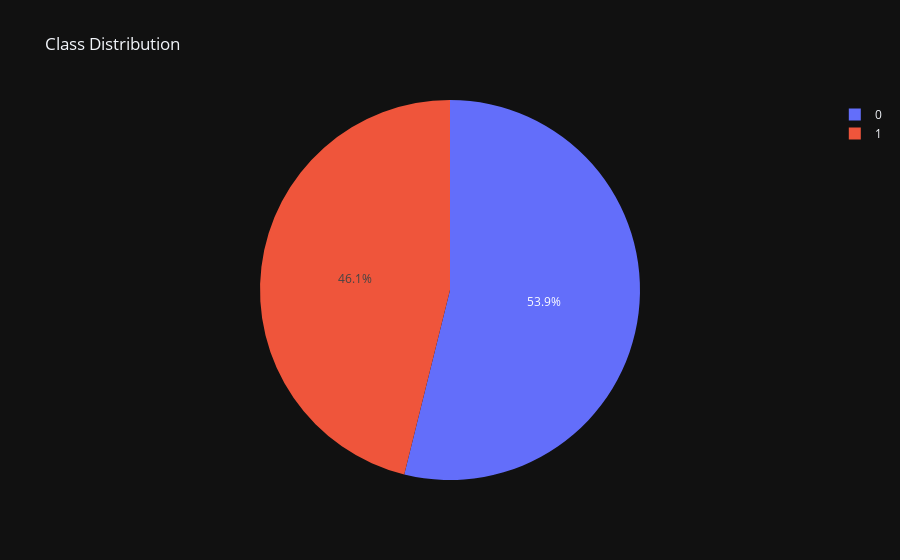
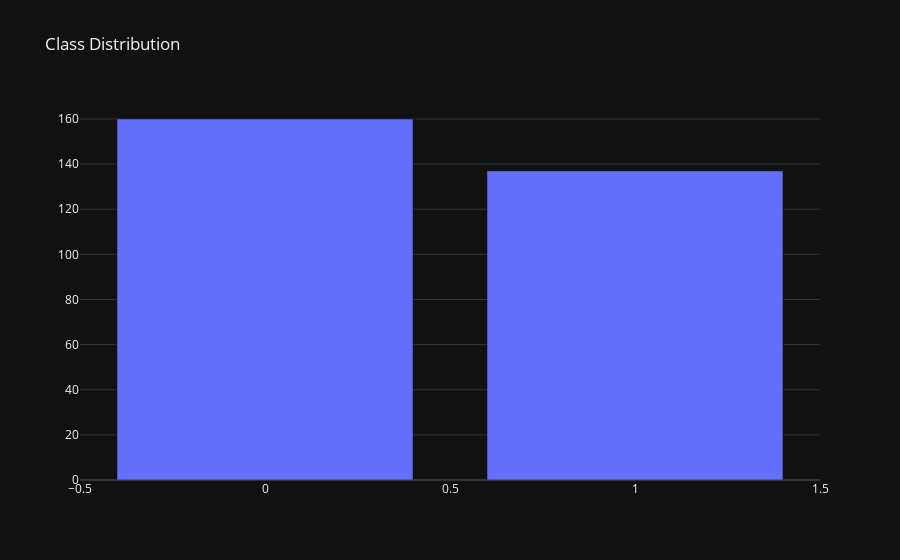
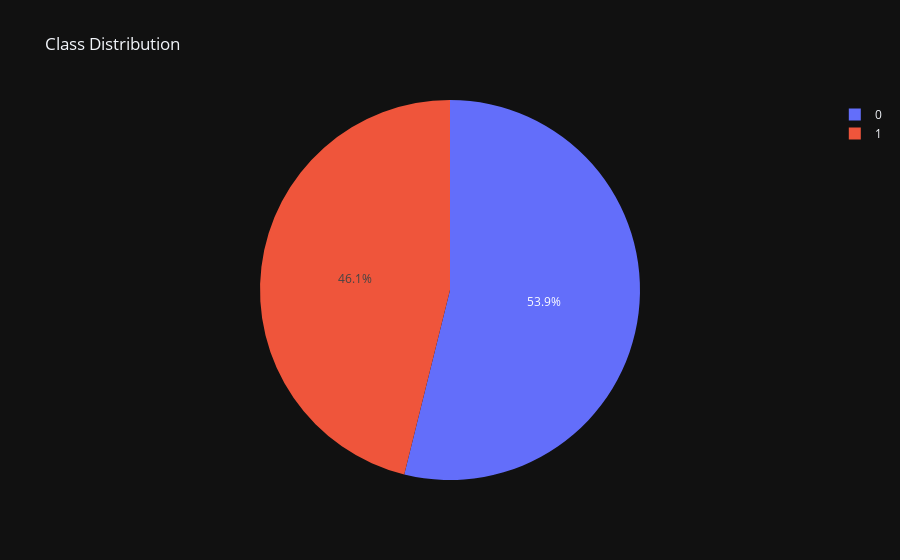
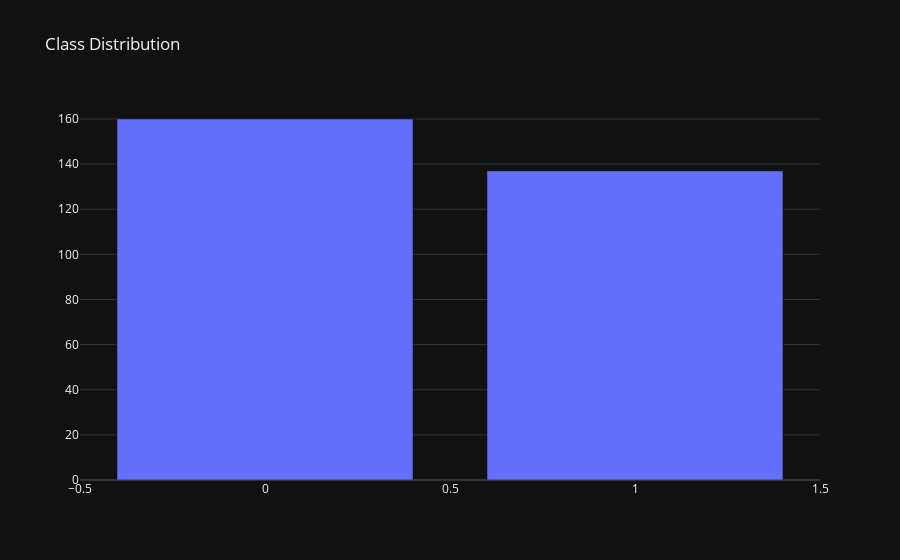

The cell these charts' notebook holds for them, in order:
### Markdown cell above
## 9. Funzione Principale

La funzione principale (`main`) è il cuore del progetto, mostra l'esecuzione di tutte le operazioni descritte nelle sezioni precedenti. Questa funzione esegue l'intero flusso di lavoro in sequenza, dall'inizializzazione dell'ambiente alla valutazione dei modelli, passando per il clustering, la gestione dello sbilanciamento e l'analisi con la rete bayesiana.

### Descrizione delle Operazioni Principali

1. **Configurazione dell'Ambiente:**
   - La funzione `configure_environment` viene chiamata per impostare l'ambiente di esecuzione, garantendo che tutte le librerie e le impostazioni siano correttamente configurate.

2. **Caricamento e Preprocessing dei Dati:**
   - I dati vengono caricati e preprocessati tramite la funzione `load_and_preprocess_data`, che include la gestione dei valori mancanti e la codifica delle variabili.

3. **Visualizzazione delle Correlazioni:**
   - Viene generata una heatmap delle correlazioni tra le feature del dataset, fornendo una visione delle relazioni tra le variabili.

4. **Feature Engineering:**
   - Le feature vengono trasformate e selezionate attraverso la funzione `perform_feature_engineering`, preparando il dataset per la modellazione.

5. **Visualizzazione della Distribuzione delle Classi:**
   - La distribuzione delle classi viene visualizzata sia con un grafico a torta che con un grafico a barre, per comprendere meglio lo sbilanciamento delle classi nel dataset.

6. **Determinazione del Numero Ottimale di Cluster:**
   - Il metodo del gomito viene utilizzato per identificare il numero ottimale di cluster per l'algoritmo K-Means, tracciando la somma delle distanze quadratiche all'interno dei cluster (WCSS).

7. **Valutazione dei Modelli di Base:**
   - I modelli di machine learning principali vengono valutati tramite la funzione `evaluate_models`, che include la valutazione di modelli come Random Forest, KNN, XGBoost, e altri.

8. **Gestione dello Sbilanciamento:**
   - Il dataset viene bilanciato utilizzando SMOTE e un modello di Random Forest viene valutato per verificarne l'efficacia sul dataset bilanciato.

9. **Creazione e Valutazione del Modello Ensemble:**
   - Un modello ensemble, che combina le previsioni di Random Forest, KNN e XGBoost, viene creato e valutato per migliorare la robustezza e l'accuratezza predittiva.

10. **Analisi con la Rete Bayesiana:**
    - Viene eseguita un'analisi probabilistica utilizzando una rete bayesiana, che permette di effettuare inferenze basate su evidenze specifiche nel dataset.

11. **Clustering e Visualizzazione:**
    - Il clustering viene eseguito utilizzando K-Means e DBSCAN, e i risultati vengono visualizzati dopo la riduzione dimensionale tramite PCA.

### Code cell
# Funzione principale

def main():
    """
    Funzione principale del progetto.
    :return:
    """
    print("Analisi delle malattie cardiache")

   # Configura l'ambiente
    configure_environment()

    # Carica e preprocessa i dati
    df = load_and_preprocess_data(DATA_FILE_PATH)

    # Visualizza le correlazioni
    visualize_correlations(df)

    # Esegui il feature engineering
    X, y = perform_feature_engineering(df)

    # Visualizza la distribuzione delle classi
    plot_class_distribution(y)
    plot_class_distribution_bar(y)

    # Metodo del Gomito per K-means
    plot_elbow_curve(X)

    # Valuta i modelli di base
    evaluate_models(X, y)

    # Gestione dello sbilanciamento
    handle_imbalance(X, y)

    # Crea e valuta il modello ensemble
    create_ensemble_model(X, y)

    # Esegui l'analisi con la rete bayesiana
    bayesian_network_analysis(df)

    # Esegui il clustering
    X_scaled = StandardScaler().fit_transform(X)
    perform_clustering(X_scaled)

if __name__ == "__main__":
    main()

### Figure 1 — Plotly figure (JSON) as saved in the notebook; plotly's stock layout.template omitted (floating-point values rounded to 4 significant figures)
{"data": [{"labels": [0, 1], "values": [160, 137], "type": "pie"}], "layout": {"title": {"text": "Class Distribution"}}}

### Figure 2 — Plotly figure (JSON) as saved in the notebook; plotly's stock layout.template omitted (floating-point values rounded to 4 significant figures)
{"data": [{"x": [0, 1], "y": [160, 137], "type": "bar"}], "layout": {"title": {"text": "Class Distribution"}}}

### Figure 3 — Plotly figure (JSON) as saved in the notebook; plotly's stock layout.template omitted (floating-point values rounded to 4 significant figures)
{"data": [{"labels": [0, 1], "values": [160, 137], "type": "pie"}], "layout": {"title": {"text": "Class Distribution"}}}

### Figure 4 — Plotly figure (JSON) as saved in the notebook; plotly's stock layout.template omitted (floating-point values rounded to 4 significant figures)
{"data": [{"x": [0, 1], "y": [160, 137], "type": "bar"}], "layout": {"title": {"text": "Class Distribution"}}}
